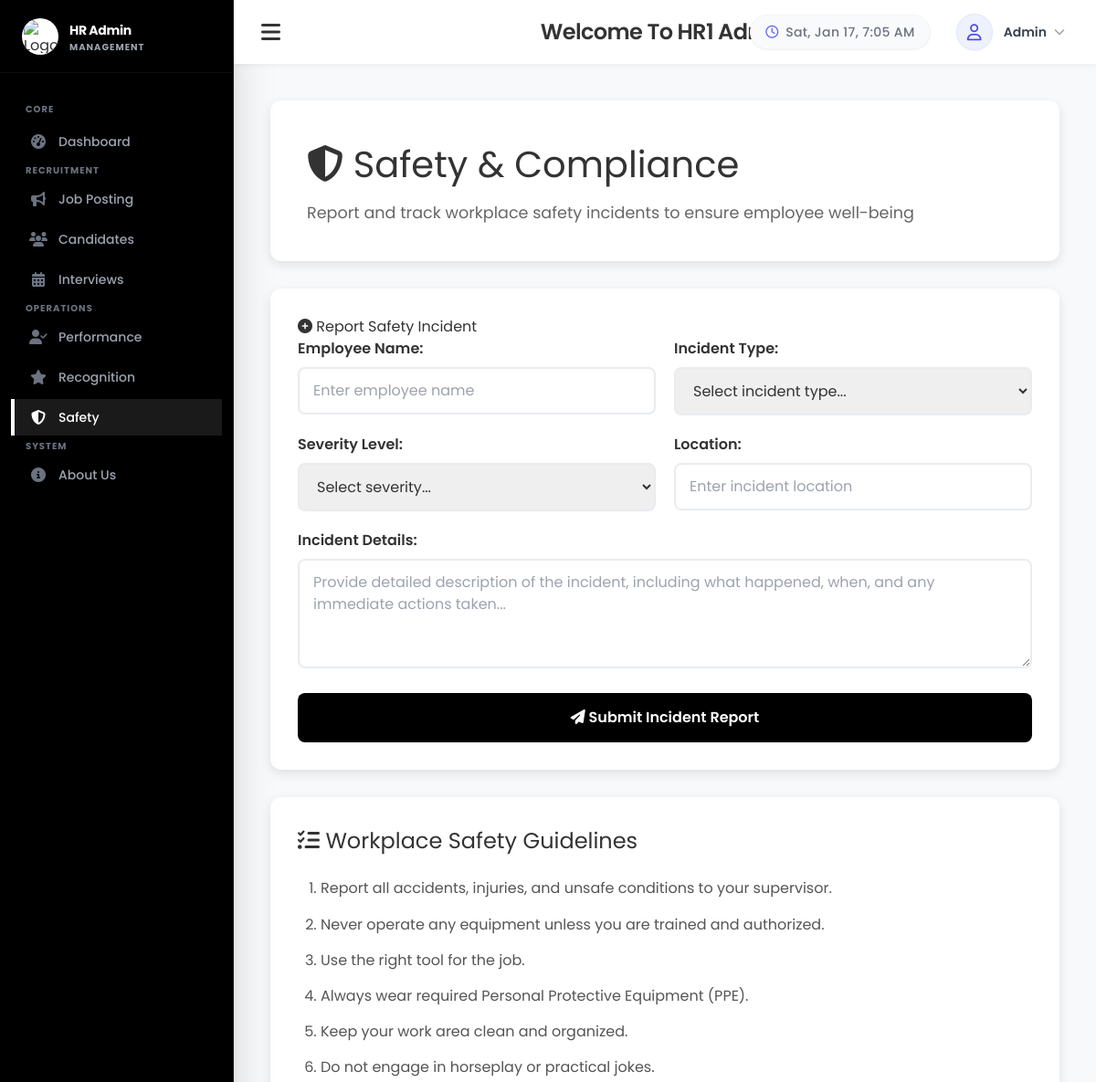
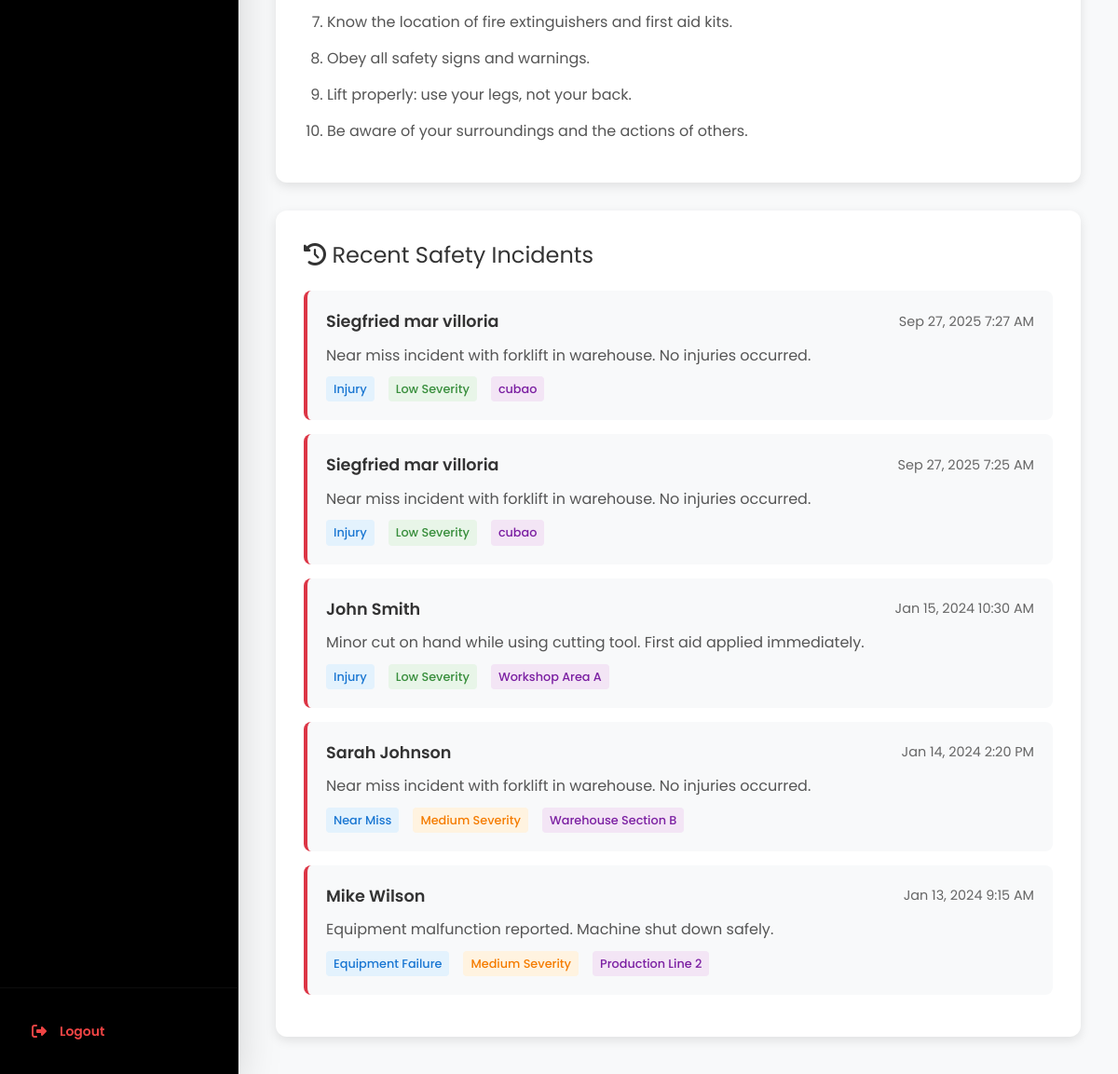
The page /Modules/learning.php (signed in) on the database its author committed (2 pictures, top to bottom).
### tables this page shows
CREATE TABLE `safety_incidents` (
  `id` int(11) NOT NULL,
  `employee_name` varchar(255) NOT NULL,
  `incident_details` text NOT NULL,
  `incident_type` varchar(100) NOT NULL,
  `severity` enum('low','medium','high') NOT NULL,
  `location` varchar(255) NOT NULL,
  `reported_by` varchar(255) NOT NULL,
  `incident_date` timestamp NULL DEFAULT current_timestamp(),
  `status` enum('reported','investigating','resolved','closed') DEFAULT 'reported',
  `resolution_notes` text DEFAULT NULL,
  `created_at` timestamp NULL DEFAULT current_timestamp(),
  `updated_at` timestamp NULL DEFAULT current_timestamp() ON UPDATE current_timestamp()
);

### Modules/learning.php (the view, shortened to what this page needs)
<?php
include("../Database/Connections.php");
try {
    $tables_check = $conn->query("SHOW TABLES LIKE 'safety_incidents'");
    if ($tables_check->rowCount() == 0) {
        $incidents = [];
        $error_message = "Safety database table not found. Please run the database setup script first.";
    } else {
        $stmt = $conn->prepare("SELECT * FROM safety_incidents ORDER BY incident_date DESC LIMIT 10");
        $stmt->execute();
        $incidents = $stmt->fetchAll();
    }
} catch (Exception $e) {
    $incidents = [];
    $error_message = "Failed to load incidents: " . $e->getMessage();
}
?>
<!DOCTYPE html>
<html lang="en">
<head>
    <link rel="stylesheet" href="https://cdnjs.cloudflare.com/ajax/libs/font-awesome/6.2.1/css/all.min.css">
    <link href='https://unpkg.com/boxicons@2.1.4/css/boxicons.min.css' rel='stylesheet'>
    <script src="https://cdn.tailwindcss.com"></script>
</head>
<body>
    <?php include '../Components/sidebar_admin.php'; ?>
    <div class="main-content">
        <?php include '../Components/header_admin.php'; ?>
        <header class="dashboard-header">
            <h1><i class="fas fa-shield-alt"></i> Safety & Compliance</h1>
            <p>Report and track workplace safety incidents to ensure employee well-being</p>
        </header>
        <div class="incident-form">
            <h2><i class="fas fa-plus-circle"></i> Report Safety Incident</h2>
            <form method="POST" action="">
                <div class="form-row">
                    <div class="form-group">
                        <label for="employee">Employee Name:</label>
                        <input type="text" id="employee" name="employee" required placeholder="Enter employee name">
                    </div>
                    <div class="form-group">
                        <label for="incident_type">Incident Type:</label>
                        <select id="incident_type" name="incident_type" required>
                            <option value="">Select incident type...</option>
                        </select>
                    </div>
                </div>
                <div class="form-row">
                    <div class="form-group">
                        <label for="severity">Severity Level:</label>
                        <select id="severity" name="severity" required>
                            <option value="">Select severity...</option>
                        </select>
                    </div>
                    <div class="form-group">
                        <label for="location">Location:</label>
                        <input type="text" id="location" name="location" required placeholder="Enter incident location">
                    </div>
                </div>
                <div class="form-group">
                    <label for="incident">Incident Details:</label>
                    <textarea id="incident" name="incident" required
                        placeholder="Provide detailed description of the incident, including what happened, when, and any immediate actions taken..."></textarea>
                </div>
                <button type="submit" class="submit-button">
                    <i class="fas fa-paper-plane"></i> Submit Incident Report
                </button>
            </form>
        </div>
        <div class="safety-guidelines">
            <h2><i class="fas fa-list-check"></i> Workplace Safety Guidelines</h2>
            <ol>
                <li>Report all accidents, injuries, and unsafe conditions to your supervisor.</li>
                <li>Never operate any equipment unless you are trained and authorized.</li>
                <li>Use the right tool for the job.</li>
                <li>Always wear required Personal Protective Equipment (PPE).</li>
                <li>Keep your work area clean and organized.</li>
                <li>Do not engage in horseplay or practical jokes.</li>
                <li>Know the location of fire extinguishers and first aid kits.</li>
                <li>Obey all safety signs and warnings.</li>
                <li>Lift properly: use your legs, not your back.</li>
                <li>Be aware of your surroundings and the actions of others.</li>
            </ol>
        </div>
        <div class="incidents-container">
            <h3><i class="fas fa-history"></i> Recent Safety Incidents</h3>
            <?php if (empty($incidents)): ?>
                <div class="empty-state">
                    <i class="fas fa-shield-alt"></i>
                    <h3>No Incidents Reported</h3>
                    <p>Great job maintaining a safe workplace!</p>
                </div>
            <?php else: ?>
                <?php foreach ($incidents as $incident): ?>
                    <div class="incident-item">
                        <div class="incident-header">
                            <div class="incident-employee"><?php echo htmlspecialchars($incident['employee_name']); ?></div>
                            <div class="incident-date">
                                <?php echo date('M j, Y g:i A', strtotime($incident['incident_date'])); ?>
                            </div>
                        </div>
                        <div class="incident-details">
                            <?php echo nl2br(htmlspecialchars($incident['incident_details'])); ?>
                        </div>
                        <div class="incident-meta">
                            <span
                                class="incident-type"><?php echo htmlspecialchars(ucwords(str_replace('_', ' ', $incident['incident_type']))); ?></span>
                            <span
                                class="incident-severity <?php echo $incident['severity']; ?>"><?php echo ucfirst($incident['severity']); ?>
                                Severity</span>
                            <span class="incident-location"><?php echo htmlspecialchars($incident['location']); ?></span>
                        </div>
                    </div>
                <?php endforeach; ?>
            <?php endif; ?>
        </div>
    </div>
</body>
</html>

### Css/loader.css (style rules this page uses)
:root { --crane-color: #FFC107; --crane-dark: #B08D55; --metal-grey: #2e2e2e; --cable-color: #aaa; }

### Modules/learning.php (style rules this page uses)
:root { --primary-color: #000; --secondary-color: #0a0a0a; --background-light: #f8f9fa; --background-card: #ffffff; --text-dark: #333; --text-light: #f4f4f4; --shadow-subtle: 0 4px 12px rgba(0, 0, 0, 0.1); --border-radius: 12px; --danger-color: #dc3545; --warning-color: #ffc107; --success-color: #28a745; }
* { margin: 0; padding: 0; box-sizing: border-box; font-family: "Poppins", sans-serif; }
body { background-color: var(--background-light); min-height: 100vh; color: var(--text-dark); }
.main-content { margin-left: 16rem; min-height: 100vh; transition: all 0.3s ease; position: relative; padding: 110px 2.5rem 2.5rem; }
.dashboard-header { background: var(--background-card); padding: 40px; border-radius: var(--border-radius); box-shadow: var(--shadow-subtle); margin-bottom: 30px; }
.dashboard-header h1 { color: var(--text-dark); font-size: 2.5rem; margin-bottom: 10px; }
.dashboard-header p { color: #666; font-size: 1.1rem; }
.incident-form { background: var(--background-card); padding: 30px; border-radius: var(--border-radius); box-shadow: var(--shadow-subtle); margin-bottom: 30px; }
.form-group { margin-bottom: 20px; }
.form-group label { display: block; margin-bottom: 8px; font-weight: 600; color: var(--text-dark); }
.form-group input, .form-group select, .form-group textarea { width: 100%; padding: 12px 15px; border: 2px solid #e9ecef; border-radius: 8px; font-size: 16px; transition: border-color 0.3s ease; }
.form-group textarea { resize: vertical; min-height: 120px; }
.form-row { display: grid; grid-template-columns: 1fr 1fr; gap: 20px; }
.submit-button { background: #000; color: white; border: none; padding: 15px 30px; border-radius: 8px; cursor: pointer; font-size: 16px; font-weight: 600; transition: background-color 0.3s ease; width: 100%; }
.safety-guidelines { background: var(--background-card); padding: 30px; border-radius: var(--border-radius); box-shadow: var(--shadow-subtle); margin-bottom: 30px; }
.safety-guidelines h2 { color: var(--text-dark); margin-bottom: 20px; font-size: 1.5rem; }
.safety-guidelines ol { margin-top: 20px; padding-left: 25px; list-style-type: decimal; }
.safety-guidelines li { margin-bottom: 12px; line-height: 1.7; color: #555; }
.incidents-container { background: var(--background-card); padding: 30px; border-radius: var(--border-radius); box-shadow: var(--shadow-subtle); }
.incidents-container h3 { color: var(--text-dark); margin-bottom: 20px; font-size: 1.5rem; }
.incident-item { background: #f8f9fa; padding: 20px; border-radius: 8px; margin-bottom: 15px; border-left: 4px solid var(--danger-color); transition: transform 0.3s ease; }
.incident-header { display: flex; justify-content: space-between; align-items: center; margin-bottom: 10px; }
.incident-employee { font-weight: 600; color: var(--text-dark); font-size: 1.1rem; }
.incident-date { color: #666; font-size: 0.9rem; }
.incident-details { color: #555; line-height: 1.6; margin-bottom: 10px; }
.incident-meta { display: flex; gap: 15px; flex-wrap: wrap; }
.incident-type, .incident-severity, .incident-location { display: inline-flex; align-items: center; padding: 4px 8px; border-radius: 4px; font-size: 0.8rem; font-weight: 500; }
.incident-type { background-color: #e3f2fd; color: #1976d2; }
.incident-severity.medium { background-color: #fff3e0; color: #f57c00; }
.incident-severity.low { background-color: #e8f5e8; color: #388e3c; }
.incident-location { background-color: #f3e5f5; color: #7b1fa2; }

### rows shown on the page
safety_incidents: employee_name "Siegfried mar villoria", incident_date "Sep 27, 2025 7:27 AM", incident_details "Near miss incident with forklift in warehouse. No injuries occurred.", incident_type "Injury", severity "Low", location "cubao"
safety_incidents: employee_name "Siegfried mar villoria", incident_date "Sep 27, 2025 7:25 AM", incident_details "Near miss incident with forklift in warehouse. No injuries occurred.", incident_type "Injury", severity "Low", location "cubao"
safety_incidents: employee_name "John Smith", incident_date "Jan 15, 2024 10:30 AM", incident_details "Minor cut on hand while using cutting tool. First aid applied immediately.", incident_type "Injury", severity "Low", location "Workshop Area A"
safety_incidents: employee_name "Sarah Johnson", incident_date "Jan 14, 2024 2:20 PM", incident_details "Near miss incident with forklift in warehouse. No injuries occurred.", incident_type "Near Miss", severity "Medium", location "Warehouse Section B"
safety_incidents: employee_name "Mike Wilson", incident_date "Jan 13, 2024 9:15 AM", incident_details "Equipment malfunction reported. Machine shut down safely.", incident_type "Equipment Failure", severity "Medium", location "Production Line 2"

### other values the page prints
$displayName "Admin"
